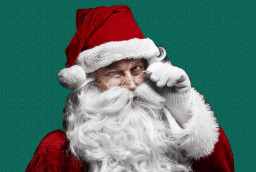
#> input picture Exercises/HW3/data/santaclaus2.jpg, 256 x 172 px
$ jupyter execute --allow-errors Clustering.ipynb   (shell and % lines are left out)
#> lines starting #> are read from the running program, lines starting #| are printed output that depends on the picture; long printed decimals are rounded
## Clustering: k-means and linkage-based clustering

In this notebook we are going to practice with the k-means and the linkage-based (called "agglomerative" in scikit learn) clustering algorithms.

In particular you are going to implement the k-means algorithm from scratch and to compare the results with the implementation already present in the sklearn library.

[cell 1]
# Load the required packages
# If a package is missing in your setup, install it with 'conda install <package_name>'
# or with 'pip install <package_name>'

import numpy as np
import scipy as sp
import imageio as imio
import matplotlib.pyplot as plt
import math
import pandas as pd

import sklearn
from sklearn.datasets.samples_generator import make_blobs
from sklearn.cluster import KMeans
from sklearn.datasets import load_sample_image
from skimage import data, color
from skimage.transform import rescale, resize, downscale_local_mean

from mpl_toolkits.mplot3d import Axes3D #3d plotting functions
from matplotlib import pyplot
from PIL import Image

from copy import deepcopy  #deepcopy ensures that a copy of all the object data is performed (not just the pointers)

print ('scikit-learn version: ', sklearn.__version__)

## TO DO:

Place your ID number in the ID variable, it will be used as random seed (as usual the random seed can affect a little bit the results, try to change it)

[cell 2]
# fix your ID ("numero di matricola") and the seed for random generator
ID =   1232236
np.random.seed(ID)

[cell 3]
# load the provided images and display them (if you like you can experiment with other images)
image1 = imio.imread('data/santaclaus2.jpg')
#> image1 is the input picture: shape (172, 256, 3); mean R, G, B 86.3, 117.9, 110.9
image2  = imio.imread("data/landscape.jpg")
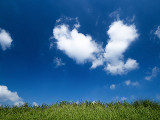
#> input picture Exercises/HW3/data/landscape.jpg, 160 x 120 px
#> image2 is the input picture: shape (120, 160, 3); mean R, G, B 52.8, 102.5, 142.2
image3  = imio.imread("data/reindeer.jpg")
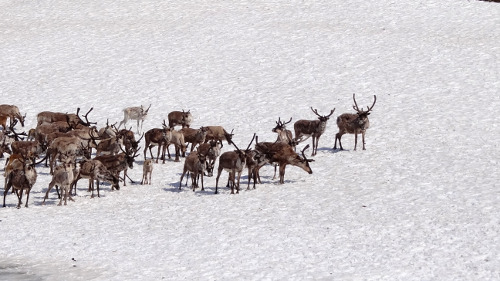
#> input picture Exercises/HW3/data/reindeer.jpg, 500 x 281 px
#> image3 is the input picture: shape (281, 500, 3); mean R, G, B 205.1, 200.8, 204.1

ax = plt.axes(xticks=[], yticks=[])
ax.imshow(image1)
plt.show()
print("Santa Claus image: ",image1.shape)
#| Santa Claus image:  (172, 256, 3)

ax2 = plt.axes(xticks=[], yticks=[])
ax2.imshow(image2)
plt.show()
print("Landscape image: ",image2.shape)
#| Landscape image:  (120, 160, 3)

ax3 = plt.axes(xticks=[], yticks=[])
ax3.imshow(image3)
plt.show()
print("Reindeer image: ",image3.shape)
#| Reindeer image:  (281, 500, 3)

We are going to start by using the Santa Claus image.

[cell 4]
# reshape the data to a matrix of num_pixels x 3
# (divide by 255 to have colors in [0 1] range for plotting functions of sklearn)
data = image1.reshape(image1.shape[0]*image1.shape[1], 3)/255
new_img = data.reshape(image1.shape)

print(data.shape)
#| (44032, 3)
print(data)
#> (printed output is left out)

[cell 5]
# Plot the points in the 3-dimensional space with normalized intervals between 0 and 1
# (corresponding to the three channels of the image, i.e. Red Green and Blue)

fig = pyplot.figure()
axis = fig.add_subplot(1, 1, 1, projection="3d")
r, g, b = list(data[:,0]), list(data[:,1]), list(data[:,2])

axis.scatter(r, g, b, c=data, s=5, marker="o")
axis.set_xlabel("Red")
axis.set_ylabel("Green")
axis.set_zlabel("Blue")
pyplot.show()
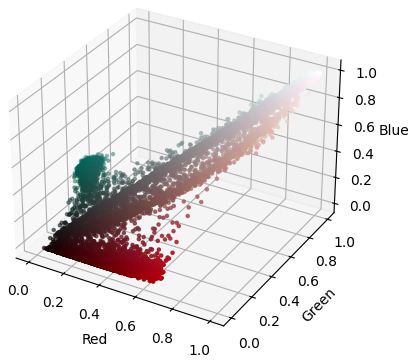
#> figure drawn by matplotlib, 1 panel

## TO DO 1
Implement the k-means algorithm manually (**do not use the kmeans function of sklearn and do not download implementations from other web sources**). The inputs to the function is the set of vectors to be clustered and the number of clusters. The output must contain the clusters barycenters, a vector associating each data point to the corresponding cluster and the error (value of the cost function) at each iteration.
Additionally, fix a maximum number of iterations of the k-means algorithm (e.g., 50).

Be careful about the initalization, you can use some random points from the training set, or get random values but ensure they are in the proper range. Poor initalizations can lead to the failure of the algorithm (in particular check that no cluster is initialized as empty, otherwise the algorithm can not update it).

[cell 6]
def distance(x,y):
    return math.sqrt(sum([(x[i]-y[i])**2 for i in range(len(x))]))

max_iters=50

def my_kmeans(points, k):
#> called with points = array of shape (44032, 3), k = 3
    n = 0

    points = pd.DataFrame(points,columns=['r','g','b'])
#> points = table of 44032 rows and 3 columns

    # Initialization
    centroids = np.random.random((k,3))
    old_centroids = np.zeros((k,3))
    error = [0]*max_iters
    clusters = 0

    # Update rule
    while n < max_iters:

        cost = 0

        for cl in range(k):
                points[cl]=((points['r']-centroids[cl][0])**2+(points['g']-centroids[cl][1])**2+(points['b']-centroids[cl][2])**2).pow(1./2)

        points['cluster'] = points[[c for c in range(k)]].idxmin(axis=1)

        # Recalculating centroids
        for cl in range(k):
            centroids[cl] = points.loc[points['cluster']==cl,['r','g','b']].mean()

        # Computing cost function
        conditions = [points['cluster']==cl for cl in range(k)]
        choices = [points[cl] for cl in range(k)]
        points['cost'] = np.select(conditions, choices)
        points['cost'] = points['cost'].pow(2)
        cost = sum(points['cost'])
        error[n-1] = cost

        # Convergence check
        if np.array_equal(centroids, old_centroids):
            print('Convergence reached with ', n, ' iterations')
            break
        old_centroids = centroids.copy()

        n+=1
#> this loop made 13 passes
#> cost on passes 1 to 12: 11489.2, 1602.8, 1248.9, 1160.1, 1111.7, 1095.4, 1093.3, 1092.9, 1092.9, 1092.9, 1092.9, 1092.9
#> after the loop, centroids = [[0.0786, 0.395, 0.343], [0.78, 0.77, 0.768], [0.393, 0.0539, 0.0671]]; error = 50 values, max 11489.2 at index 49, min 0 at index 12, mean 507.2; n = 12

    clusters = points['cluster']

    return centroids, clusters, error

## TO DO 2:

Now try the function you developed on the Santa Claus image with three clusters (k=3).

Then plot the data points in the 3-dimensional space, each point must be coloured based on the membership to one of the clusters. Additionally, plot the respective clusters centroids (use a different shape, size or color to highlight the centroids).

[cell 7]
mykmeans_centers,clusters,error =  my_kmeans(data,3)
#> mykmeans_centers has the same summary as centroids in my_kmeans

print('Centroids:')
print(mykmeans_centers)
#| [[0.07859 0.3947 0.3432]
#|  [0.78 0.7704 0.7678]
#|  [0.3926 0.05386 0.06712 ]]

fig = pyplot.figure()
axis = fig.add_subplot(1, 1, 1, projection="3d")
axis.set_xlabel("Red")
axis.set_ylabel("Green")
axis.set_zlabel("Blue")
axis.scatter(r, g, b, marker="o", c=clusters, s=1, cmap='viridis', zorder=0, alpha=0.5 )
axis.scatter(mykmeans_centers[:,0], mykmeans_centers[:,1], mykmeans_centers[:,2], c='black', s=400, zorder=10)
pyplot.show()

As can be seen by executing several times the cell above, the final result strongly depends on the initial (random) centroids. So it can be useful to repeat the execution to be more sure about the results.

### TO DO 3:
Plot the value of the error versus the number of iterations

[cell 8]
_, ax = plt.subplots(1,1,figsize=(8,8))
ax.set_xlabel('Number of iterations')
ax.set_ylabel('Error')
ax.set_title('Variation of the cost function')
ax.plot(np.arange(len(error)),error)
#> figure, not shown here; curve peaks at x = 49, y = 11489.2

### TO DO 4:
Now use the k-means function provided in sklearn. Pass to the function the number of clusters and use multiple random initializations (n_init parameter). Go to the documentation page for further details

[cell 9]
kmeans =  KMeans(n_clusters=3,init='random')
kmeans.fit(data)
print(kmeans.cluster_centers_)
print(kmeans.labels_)
print(kmeans.inertia_)

### TO DO 5:
Perform the same plot as above but with the output of the k-means function provided in sklearn.

[cell 10]
ax1 = plt.figure(figsize=(8,8)).add_subplot(1,1,1,projection='3d')

# RGB plot
ax1.set_xlabel("Red")
ax1.set_ylabel("Green")
ax1.set_zlabel("Blue")
ax1.set_title("Cluster with sklearn")
ax1.scatter(r, g, b, marker="o", c=kmeans.labels_, s=1, cmap='viridis', zorder=0, alpha=0.5 )
ax1.scatter(kmeans.cluster_centers_[:,0], kmeans.cluster_centers_[:,1], kmeans.cluster_centers_[:,2], c='black', s=400, zorder=10)
pyplot.show()
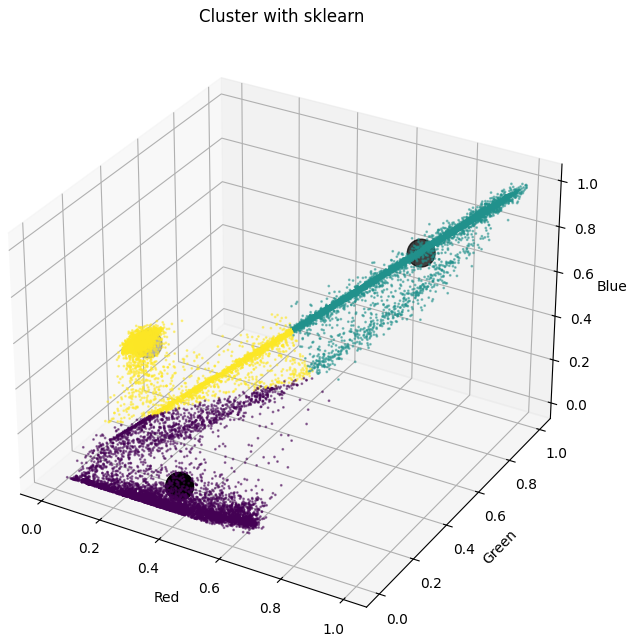
#> figure drawn by matplotlib, 1 panel

## Question 1:

Compare the results obtained with your implementation and with k-means from sklearn. Do you observe any differences, i.e., do the two plots match?

The plots obtained are almost equivalent, and also the numeric values of the centroids are very similar to each other, sign of the fact that the manual algorithm has been implemented correctly. Also repeating the execution of the algorithm we keep obtaining the same results. Looking at the behaviour of the cost function we find what we were expecting: the error decrease after each iteration until the complete convergence. <br>
Something that is interesting to notice is that, even the algorithm find alway the same centroids, the color to which they are associated depends on the initial values randomly sampled.

### TO DO 6:

Now display the segmented image based on the 3 clusters found above with both the k-means functions by sklearn and your k-means implementation

[cell 11]
_,(ax1,ax2,ax3) = plt.subplots(1,3,figsize=(18,6))

ax1.imshow(image1)
ax1.set_title('Original Image')

# SK learn
sk_clustered_santa = kmeans.cluster_centers_[kmeans.labels_]
sk_clustered_santa = sk_clustered_santa.reshape(image1.shape)
ax2.imshow(sk_clustered_santa)
ax2.set_title('SK learn - clustering')

# Personal implementation
#> (the rest of this cell did not finish here and is left out)

## Question 2:

What do you observe? Do you think clustering is useful for image segmenation? And for image compression?  Comment your answer.

I observe an image that is decomposed into its base 3 colors (red, white and green). I think that clustering is useful for image segmentation since it allow us to highlight image contours (at least when these are well defined). Its usage for image compression, instead, depends on the image itself, in particular if we can still recognize it after the process.

## TO DO 8:

Now load the landscape image (optional: try also with the reindeer image) and segment it using kmeans with k varying from 2 to 15 clusters. You can use the sklearn implementation.

Then plot the resulting data points in the 3-dimensional space, each point must be colored based on the cluster membership.
Additionally, plot the respective clusters centroids.

[cell 12]
image = image2    # LANDSCAPE
#image = image3    # REINDEER
data = image.reshape(image.shape[0]*image.shape[1], 3) / 255
print(data.shape)
#| (19200, 3)
r, g, b = list(data[:,0]), list(data[:,1]), list(data[:,2])
#> r = 19200 values, max 1 at index 6320, min 0 at index 960, mean 0.207; g = 19200 values, max 1 at index 6002, min 0.0588 at index 17105, mean 0.402; b = 19200 values, max 1 at index 4115, min 0 at index 16466, mean 0.558
errors = [0]*14

for k in range(2,16):
    kmeans =  KMeans(n_clusters=k,init='random')
    kmeans.fit(data)
    fig = plt.figure(figsize=(15,7))
    ax1 = fig.add_subplot(1,2,1,projection="3d")
    ax2 = fig.add_subplot(1,2,2)
    ax1.set_xlabel("Red")
    ax1.set_ylabel("Green")
    ax1.set_zlabel("Blue")
    ax1.set_title("Cluster with sklearn")
    ax1.scatter(r, g, b, marker="o", c=kmeans.labels_, s=1, cmap='viridis', zorder=0, alpha=0.5 )
    ax1.scatter(kmeans.cluster_centers_[:,0], kmeans.cluster_centers_[:,1], kmeans.cluster_centers_[:,2], c='black', s=400, zorder=10)
    errors[k-2] = kmeans.inertia_

    # Clustered image
    clustered_image = kmeans.cluster_centers_[kmeans.labels_]
    clustered_image = clustered_image.reshape(image.shape)
    ax2.imshow(clustered_image)
    ax2.set_title('Clustered image')
#> after the loop, errors = [1043.7, 532, 307.2, 217.5, 167.5, 135.4, 109.5, 94.18, 82.73, 74.81, 67.61, 61.6, 55.84, 52.28]
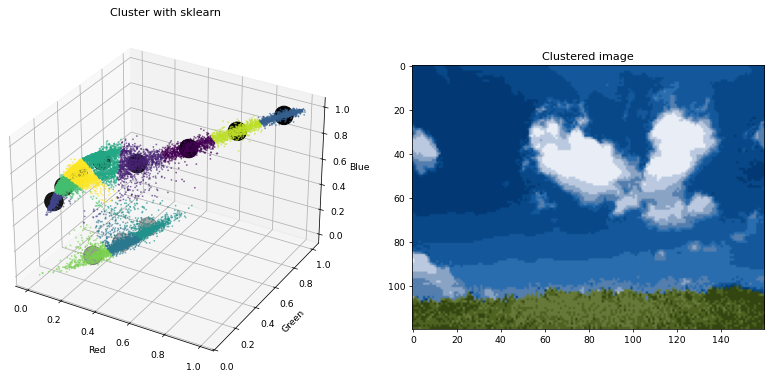
#> figure drawn by matplotlib, 2 panels
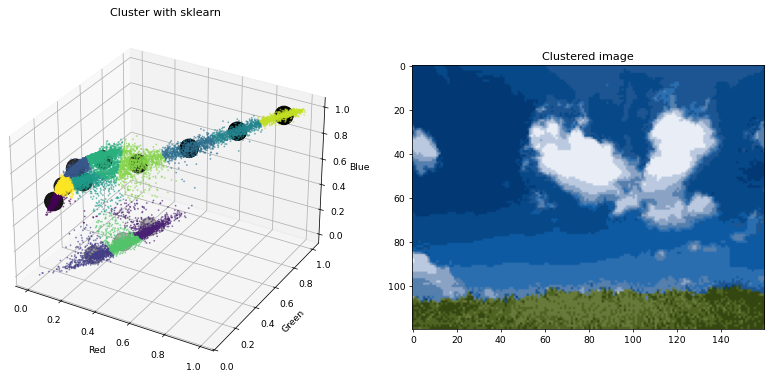
#> figure drawn by matplotlib, 2 panels
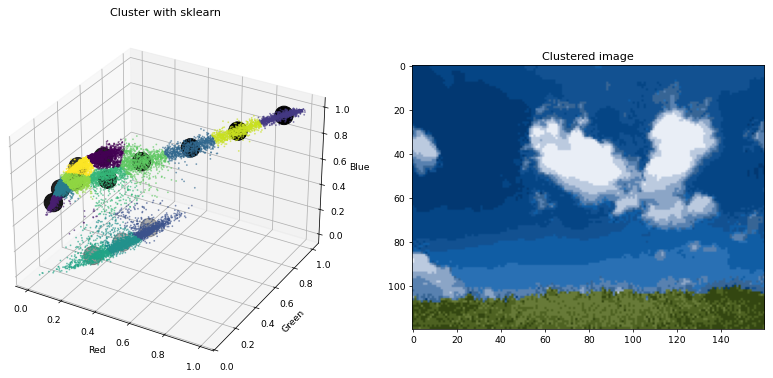
#> figure drawn by matplotlib, 2 panels
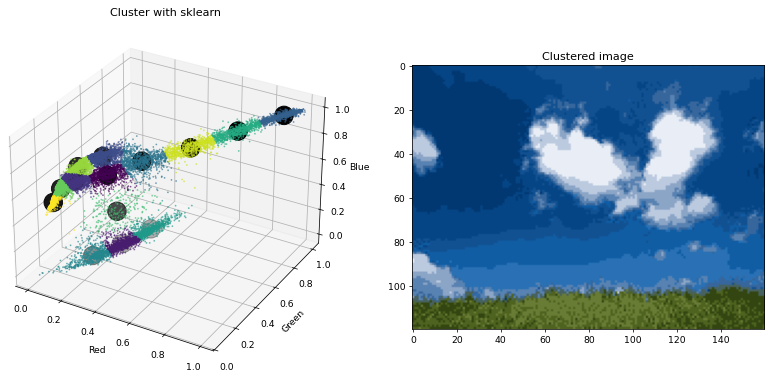
#> figure drawn by matplotlib, 2 panels
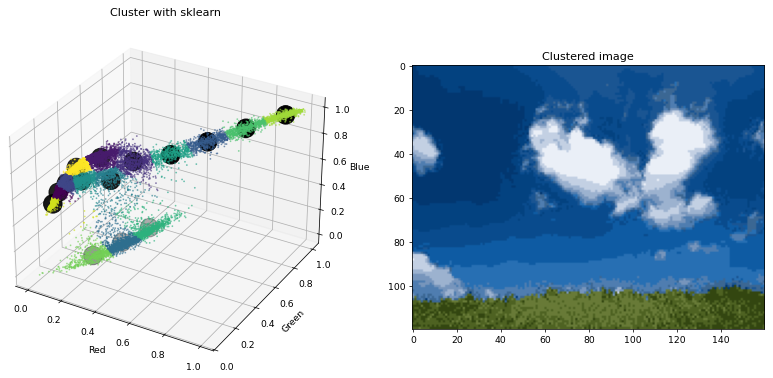
#> figure drawn by matplotlib, 2 panels

## TO DO 9:

Plot for different values of k (e.g. k between 2 and 15) the respective error of the kmeans algorithm

[cell 13]
_, ax = plt.subplots(1,1,figsize=(8,8))
ax.set_xlabel('Number of clusters')
ax.set_ylabel('Error')
ax.set_title('Variation of the cost function respect to the number of clusters')
ax.plot(np.arange(len(errors)),errors)
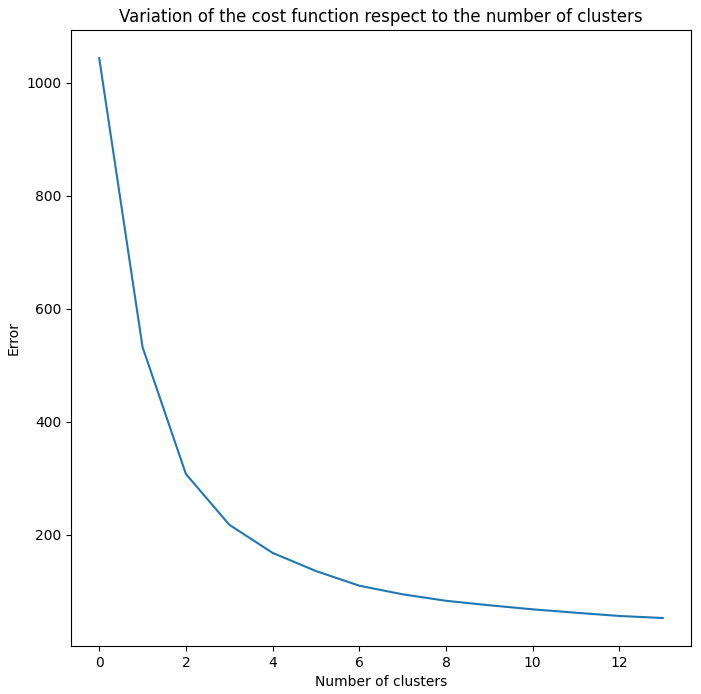
#> figure drawn by matplotlib, 1 panel; curve peaks at x = 0, y = 1043.7
